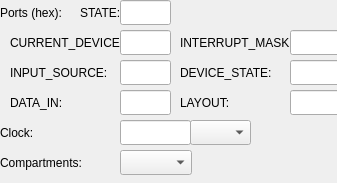
<?xml version="1.0" encoding="UTF-8"?>
<ui version="4.0">
 <class>hadesvm::cereon::Kis1ControllerEditor</class>
 <widget class="QWidget" name="hadesvm::cereon::Kis1ControllerEditor">
  <property name="geometry">
   <rect>
    <x>0</x>
    <y>0</y>
    <width>337</width>
    <height>183</height>
   </rect>
  </property>
  <property name="windowTitle">
   <string>Form</string>
  </property>
  <widget class="QLabel" name="statePortLabel">
   <property name="geometry">
    <rect>
     <x>80</x>
     <y>0</y>
     <width>41</width>
     <height>25</height>
    </rect>
   </property>
   <property name="text">
    <string>STATE:</string>
   </property>
  </widget>
  <widget class="QLineEdit" name="statePortLineEdit">
   <property name="geometry">
    <rect>
     <x>120</x>
     <y>0</y>
     <width>51</width>
     <height>25</height>
    </rect>
   </property>
  </widget>
  <widget class="QLabel" name="portsLabel">
   <property name="geometry">
    <rect>
     <x>0</x>
     <y>0</y>
     <width>71</width>
     <height>25</height>
    </rect>
   </property>
   <property name="text">
    <string>Ports (hex):</string>
   </property>
  </widget>
  <widget class="QLabel" name="currentDevicePortLabel">
   <property name="geometry">
    <rect>
     <x>10</x>
     <y>30</y>
     <width>111</width>
     <height>25</height>
    </rect>
   </property>
   <property name="text">
    <string>CURRENT_DEVICE:</string>
   </property>
  </widget>
  <widget class="QLineEdit" name="currentDevicePortLineEdit">
   <property name="geometry">
    <rect>
     <x>120</x>
     <y>30</y>
     <width>51</width>
     <height>25</height>
    </rect>
   </property>
  </widget>
  <widget class="QLabel" name="interruptMaskPortLabel">
   <property name="geometry">
    <rect>
     <x>180</x>
     <y>30</y>
     <width>111</width>
     <height>25</height>
    </rect>
   </property>
   <property name="text">
    <string>INTERRUPT_MASK:</string>
   </property>
  </widget>
  <widget class="QLineEdit" name="interruptMaskPortLineEdit">
   <property name="geometry">
    <rect>
     <x>290</x>
     <y>30</y>
     <width>51</width>
     <height>25</height>
    </rect>
   </property>
  </widget>
  <widget class="QLineEdit" name="inputSourcePortLineEdit">
   <property name="geometry">
    <rect>
     <x>120</x>
     <y>60</y>
     <width>51</width>
     <height>25</height>
    </rect>
   </property>
  </widget>
  <widget class="QLabel" name="inputSourcePortLabel">
   <property name="geometry">
    <rect>
     <x>10</x>
     <y>60</y>
     <width>101</width>
     <height>25</height>
    </rect>
   </property>
   <property name="text">
    <string>INPUT_SOURCE:</string>
   </property>
  </widget>
  <widget class="QLineEdit" name="deviceStatePortLineEdit">
   <property name="geometry">
    <rect>
     <x>290</x>
     <y>60</y>
     <width>51</width>
     <height>25</height>
    </rect>
   </property>
  </widget>
  <widget class="QLabel" name="deviceStatePortLabel">
   <property name="geometry">
    <rect>
     <x>180</x>
     <y>60</y>
     <width>91</width>
     <height>25</height>
    </rect>
   </property>
   <property name="text">
    <string>DEVICE_STATE:</string>
   </property>
  </widget>
  <widget class="QLabel" name="dataInPortLabel">
   <property name="geometry">
    <rect>
     <x>10</x>
     <y>90</y>
     <width>71</width>
     <height>25</height>
    </rect>
   </property>
   <property name="text">
    <string>DATA_IN:</string>
   </property>
  </widget>
  <widget class="QLineEdit" name="dataInPortLineEdit">
   <property name="geometry">
    <rect>
     <x>120</x>
     <y>90</y>
     <width>51</width>
     <height>25</height>
    </rect>
   </property>
  </widget>
  <widget class="QLabel" name="layoutPortLabel">
   <property name="geometry">
    <rect>
     <x>180</x>
     <y>90</y>
     <width>71</width>
     <height>25</height>
    </rect>
   </property>
   <property name="text">
    <string>LAYOUT:</string>
   </property>
  </widget>
  <widget class="QLineEdit" name="layoutPortLineEdit">
   <property name="geometry">
    <rect>
     <x>290</x>
     <y>90</y>
     <width>51</width>
     <height>25</height>
    </rect>
   </property>
  </widget>
  <widget class="QComboBox" name="clockUnitComboBox">
   <property name="geometry">
    <rect>
     <x>190</x>
     <y>120</y>
     <width>61</width>
     <height>25</height>
    </rect>
   </property>
  </widget>
  <widget class="QLineEdit" name="clockNumberOfUnitsLineEdit">
   <property name="geometry">
    <rect>
     <x>120</x>
     <y>120</y>
     <width>71</width>
     <height>25</height>
    </rect>
   </property>
  </widget>
  <widget class="QLabel" name="clockLabel">
   <property name="geometry">
    <rect>
     <x>0</x>
     <y>120</y>
     <width>91</width>
     <height>25</height>
    </rect>
   </property>
   <property name="text">
    <string>Clock:</string>
   </property>
  </widget>
  <widget class="QLabel" name="compartmentsLabel">
   <property name="geometry">
    <rect>
     <x>0</x>
     <y>150</y>
     <width>91</width>
     <height>25</height>
    </rect>
   </property>
   <property name="text">
    <string>Compartments:</string>
   </property>
  </widget>
  <widget class="QComboBox" name="compartmentsComboBox">
   <property name="geometry">
    <rect>
     <x>120</x>
     <y>150</y>
     <width>72</width>
     <height>25</height>
    </rect>
   </property>
  </widget>
 </widget>
 <tabstops>
  <tabstop>statePortLineEdit</tabstop>
  <tabstop>currentDevicePortLineEdit</tabstop>
  <tabstop>interruptMaskPortLineEdit</tabstop>
  <tabstop>inputSourcePortLineEdit</tabstop>
  <tabstop>deviceStatePortLineEdit</tabstop>
  <tabstop>dataInPortLineEdit</tabstop>
  <tabstop>layoutPortLineEdit</tabstop>
 </tabstops>
 <resources/>
 <connections>
  <connection>
   <sender>statePortLineEdit</sender>
   <signal>textChanged(QString)</signal>
   <receiver>hadesvm::cereon::Kis1ControllerEditor</receiver>
   <slot>_onStatePortLineEditTextChanged(QString)</slot>
   <hints>
    <hint type="sourcelabel">
     <x>185</x>
     <y>12</y>
    </hint>
    <hint type="destinationlabel">
     <x>130</x>
     <y>75</y>
    </hint>
   </hints>
  </connection>
  <connection>
   <sender>currentDevicePortLineEdit</sender>
   <signal>textChanged(QString)</signal>
   <receiver>hadesvm::cereon::Kis1ControllerEditor</receiver>
   <slot>_onCurrentDevicePortLineEditTextChanged(QString)</slot>
   <hints>
    <hint type="sourcelabel">
     <x>215</x>
     <y>42</y>
    </hint>
    <hint type="destinationlabel">
     <x>130</x>
     <y>75</y>
    </hint>
   </hints>
  </connection>
  <connection>
   <sender>interruptMaskPortLineEdit</sender>
   <signal>textChanged(QString)</signal>
   <receiver>hadesvm::cereon::Kis1ControllerEditor</receiver>
   <slot>_onInterruptMaskPortLineEditTextChanged(QString)</slot>
   <hints>
    <hint type="sourcelabel">
     <x>215</x>
     <y>72</y>
    </hint>
    <hint type="destinationlabel">
     <x>130</x>
     <y>75</y>
    </hint>
   </hints>
  </connection>
  <connection>
   <sender>inputSourcePortLineEdit</sender>
   <signal>textChanged(QString)</signal>
   <receiver>hadesvm::cereon::Kis1ControllerEditor</receiver>
   <slot>_onInputSourcePortLineEditTextChanged(QString)</slot>
   <hints>
    <hint type="sourcelabel">
     <x>215</x>
     <y>102</y>
    </hint>
    <hint type="destinationlabel">
     <x>130</x>
     <y>75</y>
    </hint>
   </hints>
  </connection>
  <connection>
   <sender>deviceStatePortLineEdit</sender>
   <signal>textChanged(QString)</signal>
   <receiver>hadesvm::cereon::Kis1ControllerEditor</receiver>
   <slot>_onDeviceStatePortLineEditTextChanged(QString)</slot>
   <hints>
    <hint type="sourcelabel">
     <x>215</x>
     <y>132</y>
    </hint>
    <hint type="destinationlabel">
     <x>130</x>
     <y>75</y>
    </hint>
   </hints>
  </connection>
  <connection>
   <sender>dataInPortLineEdit</sender>
   <signal>textChanged(QString)</signal>
   <receiver>hadesvm::cereon::Kis1ControllerEditor</receiver>
   <slot>_onDataInPortLineEditTextChanged(QString)</slot>
   <hints>
    <hint type="sourcelabel">
     <x>215</x>
     <y>162</y>
    </hint>
    <hint type="destinationlabel">
     <x>130</x>
     <y>114</y>
    </hint>
   </hints>
  </connection>
  <connection>
   <sender>layoutPortLineEdit</sender>
   <signal>textChanged(QString)</signal>
   <receiver>hadesvm::cereon::Kis1ControllerEditor</receiver>
   <slot>_onLayoutPortLineEditTextChanged(QString)</slot>
   <hints>
    <hint type="sourcelabel">
     <x>215</x>
     <y>192</y>
    </hint>
    <hint type="destinationlabel">
     <x>130</x>
     <y>114</y>
    </hint>
   </hints>
  </connection>
  <connection>
   <sender>clockNumberOfUnitsLineEdit</sender>
   <signal>textChanged(QString)</signal>
   <receiver>hadesvm::cereon::Kis1ControllerEditor</receiver>
   <slot>_onClockNumberOfUnitsLineEditTextChanged(QString)</slot>
   <hints>
    <hint type="sourcelabel">
     <x>205</x>
     <y>132</y>
    </hint>
    <hint type="destinationlabel">
     <x>168</x>
     <y>91</y>
    </hint>
   </hints>
  </connection>
  <connection>
   <sender>clockUnitComboBox</sender>
   <signal>currentIndexChanged(int)</signal>
   <receiver>hadesvm::cereon::Kis1ControllerEditor</receiver>
   <slot>_onClockUnitComboBoxCurrentIndexChanged(int)</slot>
   <hints>
    <hint type="sourcelabel">
     <x>315</x>
     <y>132</y>
    </hint>
    <hint type="destinationlabel">
     <x>168</x>
     <y>91</y>
    </hint>
   </hints>
  </connection>
 </connections>
 <slots>
  <slot>_onStatePortLineEditTextChanged(QString)</slot>
  <slot>_onCurrentDevicePortLineEditTextChanged(QString)</slot>
  <slot>_onInterruptMaskPortLineEditTextChanged(QString)</slot>
  <slot>_onInputSourcePortLineEditTextChanged(QString)</slot>
  <slot>_onDeviceStatePortLineEditTextChanged(QString)</slot>
  <slot>_onDataInPortLineEditTextChanged(QString)</slot>
  <slot>_onLayoutPortLineEditTextChanged(QString)</slot>
  <slot>_onClockNumberOfUnitsLineEditTextChanged(QString)</slot>
  <slot>_onClockUnitComboBoxCurrentIndexChanged(int)</slot>
 </slots>
</ui>
